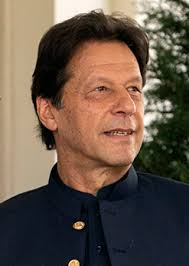
#> input picture New folder/Imran_khan.jpeg, 189 x 266 px
$ jupyter execute --allow-errors Assignment-09-.ipynb
#> lines starting #> are read from the running program, lines starting #| are printed output that depends on the picture; after the words box and inside, x2 and y2 are one past the last pixel; in counts of white or black regions, pixels touching at a corner belong together
# Numpy

### Questin 01
Scientific Data Analysis with NumPy You are a scientist conducting research on climate change. You have collected temperature data from weather stations around the world stored in a NumPy array. Your task is to analyze the data using NumPy to:
1. Calculate the average temperature for each month across all stations.
2. Identify the station with the highest and lowest average temperature.
3. Determine the month with the largest temperature variation.
4. Visualize the temperature data using line plots or heatmaps.

<b>Use the following data set

[cell 1]
import numpy as np

# Sample temperature data for each month (in Celsius)
temperature_data = np.array([
    # January
    [10, 12, 15, 8, 9],
    # February
    [11, 13, 14, 9, 10],
    # March
    [12, 14, 16, 10, 11],
    # April
    [14, 16, 18, 12, 13],
    # May
    [16, 18, 20, 14, 15],
    # June
    [18, 20, 22, 16, 17],
    # July
    [20, 22, 24, 18, 19],
    # August
    [22, 24, 26, 20, 21],
    # September
    [20, 22, 24, 18, 19],
    # October
    [18, 20, 22, 16, 17],
    # November
    [15, 17, 19, 13, 14],
    # December
    [12, 14, 16, 10, 11]
])

# Station names for reference
station_names = ['Station A', 'Station B', 'Station C', 'Station D', 'Station E']

## Calculate the average temperature for each month across all stations.

[cell 2]
np.mean(temperature_data,axis=1)

## Identify the station with the highest and lowest average temperature

[cell 3]
station_wise_avg = np.mean(temperature_data,axis=0)
station_wise_avg

### Station of Highest Temperature

[cell 4]
station_wise_avg.max()

[cell 5]
np.where(station_wise_avg == station_wise_avg.max())[0][0]

[cell 6]
station_names[np.where(station_wise_avg == station_wise_avg.max())[0][0]]

### Station of Lowest Temperature

[cell 7]
station_names[np.where(station_wise_avg == station_wise_avg.min())[0][0]]

## Determine the month with the largest temperature variation

[cell 8]
max_temp = np.max(temperature_data,axis=1)
min_temp = np.min(temperature_data,axis=1)
min_temp

[cell 9]
variation = max_temp - min_temp
variation

[cell 10]
variation.max()

[cell 11]
np.where(variation == variation.max())

## Visualize the temperature data using line plots or heatmaps.

[cell 12]
import matplotlib.pyplot as plt
plt.figure(figsize=(10, 8))
plt.plot(station_names,np.mean(temperature_data,axis=0))
plt.xlabel('Names Of Stations')
plt.ylabel('Temperature')
plt.title('Average Temperature in Stations')
plt.show();

[cell 13]
import seaborn as sns
plt.figure(figsize=(10, 8))
sns.heatmap(temperature_data)
plt.title('Heatmap of Temperature Data')
plt.xlabel('Weather Stations')
plt.ylabel('Months')
plt.show();
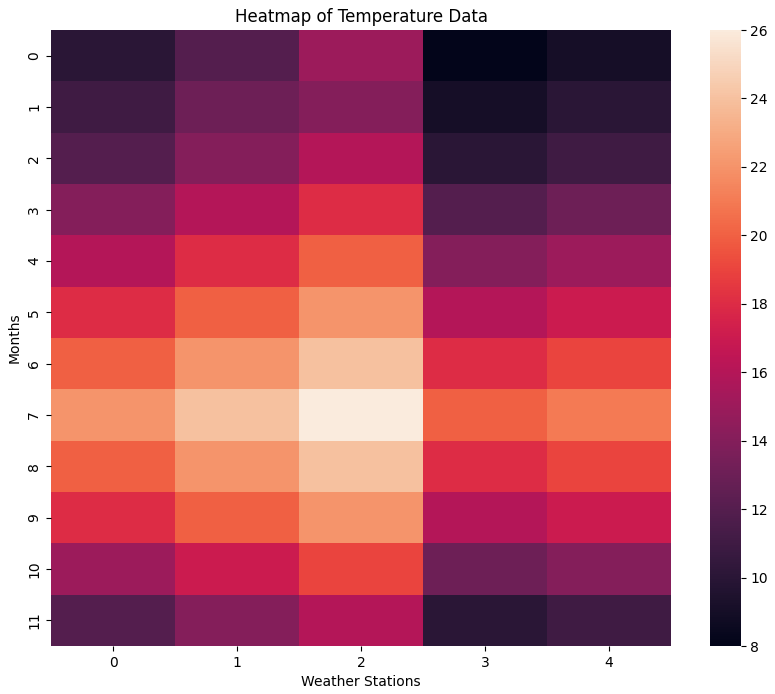
#> figure drawn by matplotlib, 2 panels

### Questin 02
 Financial Analysis with NumPy You are a data analyst working for a financial company. You have a dataset containing daily stock prices of a company for the past year stored in a NumPy array. Your task is to perform the following analysis using NumPy:
1. Calculate the daily returns of the stock prices.
2. Compute the mean, standard deviation, and variance of the daily returns.
3. Identify days with the highest and lowest returns.
4. Calculate the cumulative returns over the year.

<b>Use the following data set

[cell 14]
import numpy as np

# Sample daily stock prices for the past year
stock_prices = np.array([
    100.0, 102.5, 105.3, 107.1, 108.9, 110.7, 109.8, 108.2, 106.5, 105.0, 103.5, 102.0,
    101.2, 100.5, 99.8, 98.7, 97.6, 96.5, 95.4, 94.3, 93.2, 92.1, 91.0, 90.5, 90.0, 89.5,
    89.0, 88.5, 88.0, 87.5, 87.0, 86.5, 86.0, 86.5, 87.0, 87.5, 88.0, 88.5, 89.0, 89.5,
    90.0, 90.5, 91.0, 91.5, 92.0, 92.5, 93.0, 93.5, 94.0, 94.5, 95.0, 95.5, 96.0, 96.5,
    97.0, 97.5, 98.0, 98.5, 99.0, 99.5, 100.0, 101.0, 102.0, 103.0, 104.0, 105.0, 106.0,
    107.0, 108.0, 109.0, 110.0, 111.0, 112.0, 113.0, 114.0, 115.0, 116.0, 117.0, 118.0,
    119.0, 120.0, 121.0, 122.0, 123.0, 124.0, 125.0, 126.0, 127.0, 128.0, 129.0, 130.0,
    131.0, 132.0, 133.0, 134.0, 135.0, 136.0, 137.0, 138.0, 139.0, 140.0, 141.0, 142.0,
    143.0, 144.0, 145.0, 146.0, 147.0, 148.0, 149.0, 150.0, 151.0, 152.0, 153.0, 154.0,
    155.0, 156.0, 157.0, 158.0, 159.0, 160.0, 161.0, 162.0, 163.0, 164.0, 165.0, 166.0,
    167.0, 168.0, 169.0, 170.0, 171.0, 172.0, 173.0, 174.0, 175.0, 176.0, 177.0, 178.0,
    179.0, 180.0, 181.0, 182.0, 183.0, 184.0, 185.0, 186.0, 187.0, 188.0, 189.0, 190.0,
    191.0, 192.0, 193.0, 194.0, 195.0, 196.0, 197.0, 198.0, 199.0, 200.0
])

## Calculate the daily returns of the stock prices

[cell 15]
daily_returns = np.diff(stock_prices) / stock_prices[:-1]

[cell 16]
daily_returns

## Compute the mean, standard deviation, and variance of the daily returns.

[cell 17]
daily_returns.mean()

[cell 18]
daily_returns.std()

[cell 19]
daily_returns.var()

## Identify days with the highest and lowest returns

[cell 20]
np.argmax(daily_returns) + 1

[cell 21]
np.argmin(daily_returns) + 1

## Calculate the cumulative returns over the year.

[cell 22]
np.cumprod(1 + daily_returns) - 1

### Questin 03

You are working on a project that involves image processing. In this assignment, you will utilize NumPy to implement various operations on an RGB image of your own choice. Follow the steps below:

- Select an Image:
- Choose an RGB image of your own choice. You can use any image. Ensure that the image is in RGB format.
- Convert RGB Image to Grayscale:
- Convert the grayscale image to a binary image using a threshold value.
- Apply Gaussian blur to the binary image to reduce noise.
- Detect edges in the blurred image using the Sobel operator.
- Compute the histogram of pixel intensities in the original grayscale image.

<br> Visualize the results of each operation to observe the effects on the image.
Submission Guidelines:

<br>Submit the selected RGB image in the submission as well.

[cell 23]
from PIL import Image

[cell 24]
rgb_img = Image.open("Imran_khan.jpeg")
#> rgb_img is the input picture: PIL image 189x266 RGB; mean R, G, B 100.4, 84.6, 72

[cell 25]
plt.figure(figsize=(16, 7))
plt.subplot(1, 2, 1)
#> (the rest of this cell did not finish here and is left out)

[cell 26]
rgb_img.mode
#> Out = 'RGB'

[cell 27]
grey_img = rgb_img.convert('L')
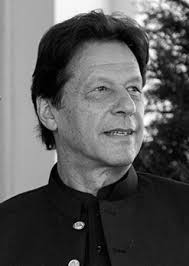
#> grey_img: PIL image 189x266 L; min 0, max 254, mean 87.9

[cell 28]
grey_img

[cell 29]
grey_img.mode
#> Out = 'L'

[cell 30]
def grayscale_to_binary(grayscale_image, threshold=128):
#> called with threshold = 128
    binary_image = (grayscale_image > threshold) * 255
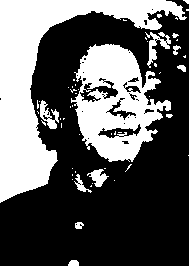
#> binary_image: shape (266, 189) int64; 36.4% white; 56 white regions (44 under 20 px), largest, box (x1, y1, x2, y2) and area: (0, 0, 187, 203) 10542, (71, 44, 171, 162) 6470, (145, 32, 171, 68) 317
    return binary_image

binary_image = grayscale_to_binary(np.array(grey_img))
